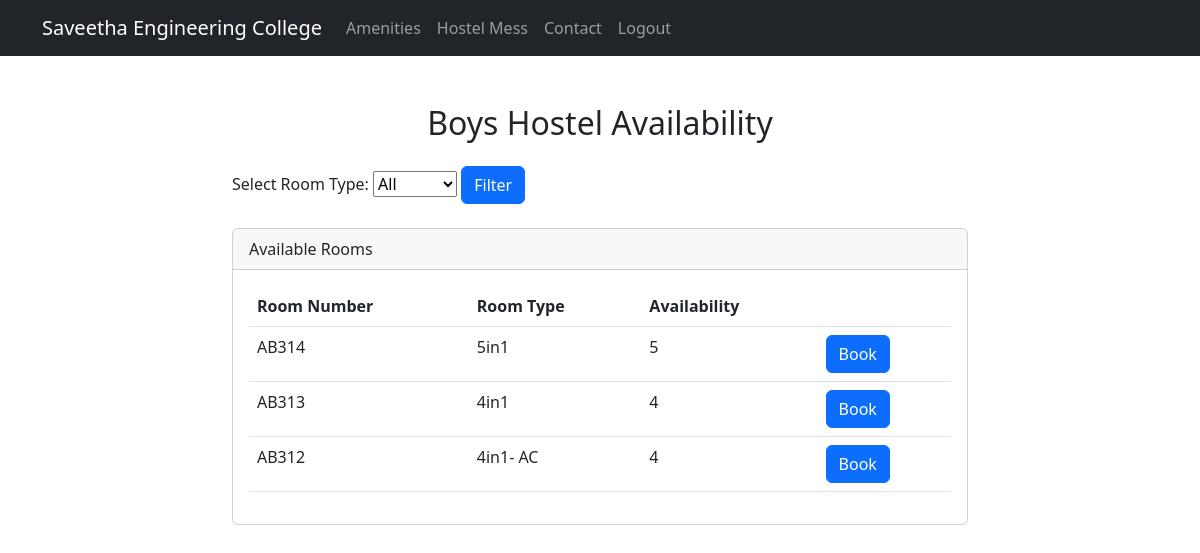
Page /availability/boys/ (signed in) on the earlier database version.
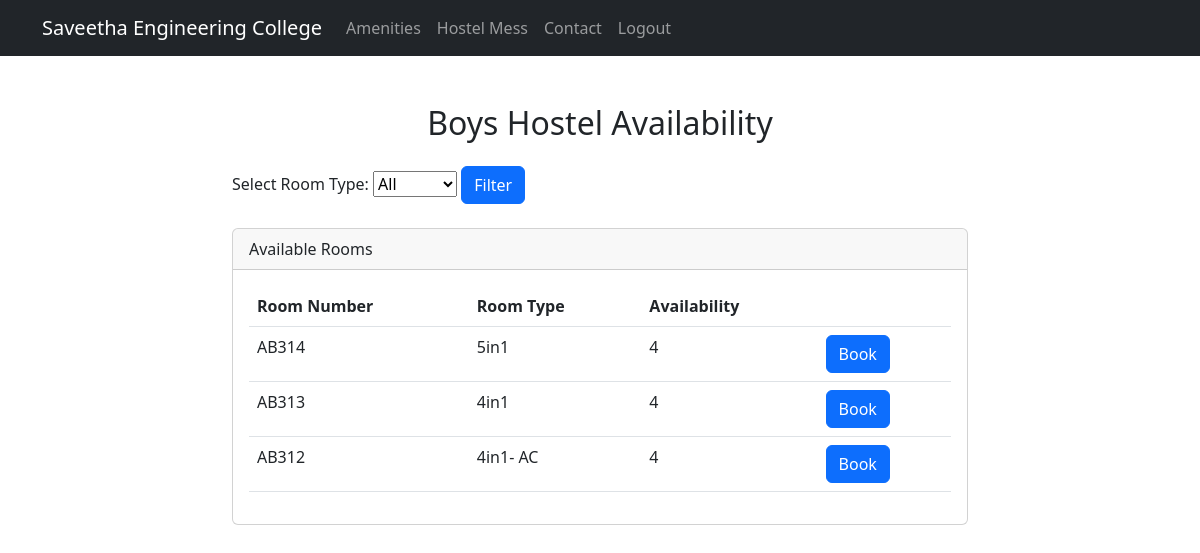
Same page on the later database version.
### SelectionApp/models.py (models this page shows, shortened)
class Room(models.Model):
    hostel = models.ForeignKey(Hostel, on_delete=models.CASCADE)
    room_number = models.CharField(max_length=10)
    room_type = models.CharField(max_length=10, blank=True)
    availability = models.PositiveIntegerField(default=0)

### SelectionApp/views.py (the view)
# urls.py: path('availability/<str:hostel>/', views.availability, name='availability'),
@login_required(login_url='login')
def availability(request, hostel):
    if hostel == 'boys':
        return availability_boys(request)
    elif hostel == 'girls':
        return availability_girls(request)
    else:
        return redirect('home')

### SelectionApp/views.py (called while the page is built)
@login_required(login_url='login')
def availability_boys(request):
    boys_hostel = Hostel.objects.get(name='boys')
    boys_rooms = Room.objects.filter(hostel=boys_hostel, availability__gt=0)
    room_types = Room.objects.filter(hostel=boys_hostel, availability__gt=0).values_list('room_type', flat=True).distinct()
    if request.method == 'GET':
        room_type_filter = request.GET.get('room_type')
        if room_type_filter:
            boys_rooms = boys_rooms.filter(room_type=room_type_filter)
    return render(request, 'availability_boys.html', {'rooms': boys_rooms, 'room_types': room_types})

### SelectionApp/templates/availability_boys.html (shortened to what this page needs)
{% extends 'base.html' %}
{% block content %}
    <div class="row justify-content-center">
        <div class="col-md-8">
            <h2 class="text-center my-4">Boys Hostel Availability</h2>
            <form method="GET" action="{% url 'availability' hostel='boys' %}">
                <label for="room_type">Select Room Type:</label>
                <select name="room_type" id="room_type">
                    <option value="">All</option>
                </select>
                <button type="submit" class="btn btn-primary">Filter</button>
            </form>
            <div class="card mt-4">
                <div class="card-header">
                    Available Rooms
                </div>
                <div class="card-body">
                    <table class="table">
                        <thead>
                            <tr>
                                <th scope="col">Room Number</th>
                                <th scope="col">Room Type</th>
                                <th scope="col">Availability</th>
                                <th scope="col"></th>
                            </tr>
                        </thead>
                        <tbody>
                            {% for room in rooms %}
                                <tr>
                                    <td>{{ room.room_number }}</td>
                                    <td>{{ room.room_type }}</td>
                                    <td>{{ room.availability }}</td>
                                    <td>
                                        <a href="{% url 'room_form' room_id=room.id %}" class="btn btn-primary">Book</a>
                                    </td>
                                </tr>
                            {% endfor %}
                        </tbody>
                    </table>
                </div>
            </div>
        </div>
    </div>
{% endblock %}

Differences in the rows shown:
changed Room "AB314": availability "5" → "4"
